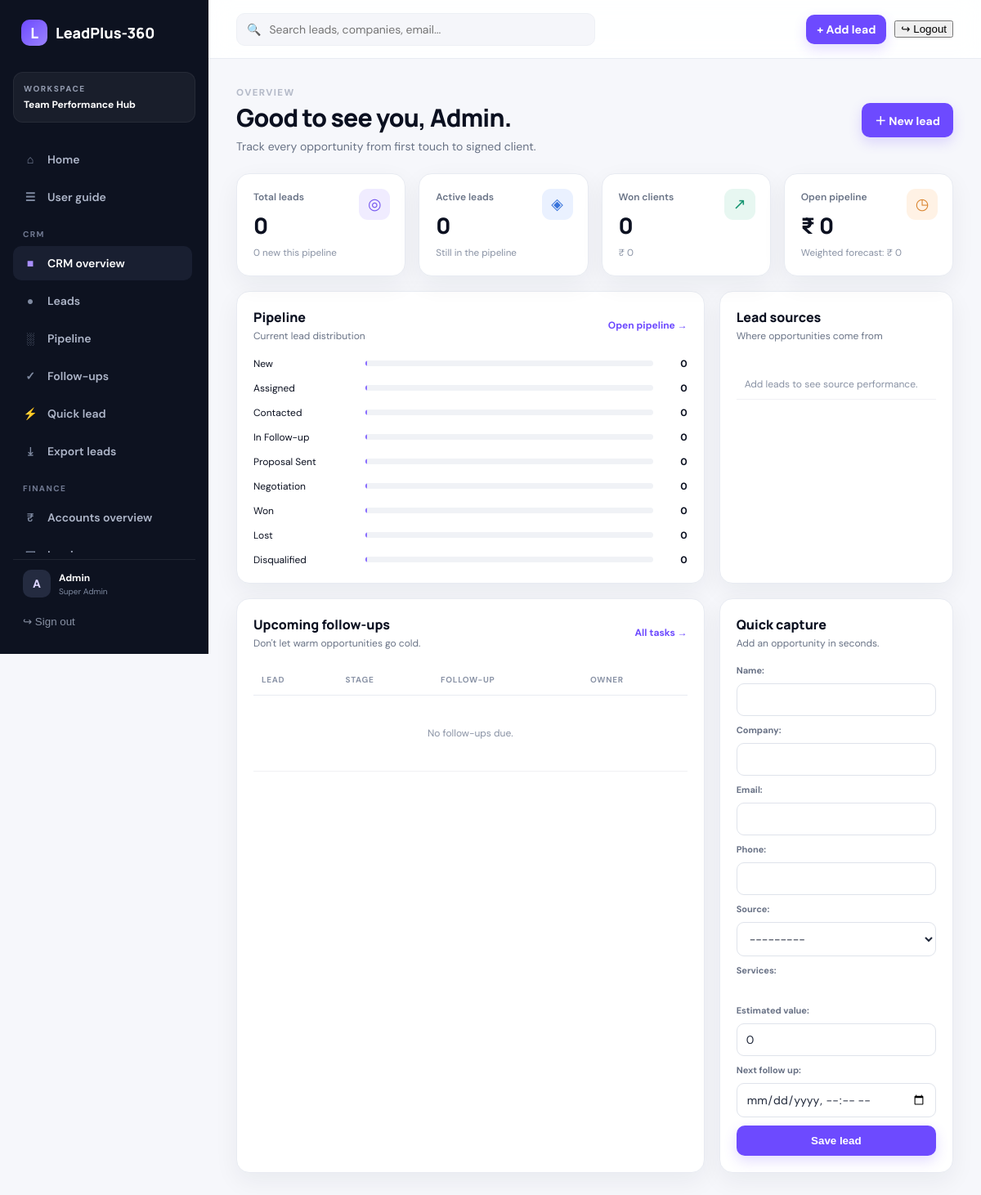
Screenshot of /crm/ (signed in) with the database file from the repository.
### Control/models.py (models this page shows, shortened)
class OrganizationSettings(models.Model):
    name = models.CharField(max_length=160, default="LeadPlus-360")
    tagline = models.CharField(max_length=200, blank=True)
    logo = models.ImageField(upload_to="organization/", blank=True, null=True)
    primary_color = models.CharField(max_length=7, default="#6d4aff")
    currency = models.CharField(max_length=3, default="INR")
    tax_id = models.CharField(max_length=80, blank=True)
    billing_email = models.EmailField(blank=True)
    phone = models.CharField(max_length=40, blank=True)
    address = models.TextField(blank=True)
    invoice_prefix = models.CharField(max_length=12, default="INV")
    updated_at = models.DateTimeField(auto_now=True)
    class Meta:
        verbose_name = "Organization settings"
        verbose_name_plural = "Organization settings"
    @classmethod
    def get_solo(cls):
        obj, _ = cls.objects.get_or_create(pk=1)
        return obj

class Role(models.Model):
    name = models.SlugField(max_length=40, unique=True, help_text="Internal key, set once.")
    label = models.CharField(max_length=80)
    description = models.TextField(blank=True)
    level = models.PositiveSmallIntegerField(
        default=100, help_text="Seniority for ordering. Lower numbers are more senior."
    )
    is_active = models.BooleanField(default=True)
    is_system = models.BooleanField(default=False, help_text="Built-in role; cannot be deleted.")
    can_use_crm = models.BooleanField("Can use CRM", default=False)
    sees_all_leads = models.BooleanField("Sees every lead", default=False)
    sees_team_leads = models.BooleanField(
        "Sees leads of direct reports", default=False,
        help_text="Also sees leads owned by employees who report to this user.",
    )
    can_manage_team = models.BooleanField(
        "Team manager", default=False, help_text="Team performance views and data entry."
    )
    can_manage_hr = models.BooleanField(
        "HR access", default=False, help_text="Employees, onboarding, attendance admin, KPIs, TV displays."
    )
    can_manage_accounts = models.BooleanField(
        "Accounts access", default=False, help_text="Customers, invoices, payments, expenses and reports."
    )
    is_privileged = models.BooleanField(
        "Privileged", default=False, help_text="Only a Super Admin may assign this role."
    )
    is_super_admin = models.BooleanField(
        "Super Admin", default=False, help_text="Complete rights, including roles and workflows."
    )
    permissions = models.ManyToManyField(
        "auth.Permission",
        blank=True,
        help_text="Additional permissions granted to users with this role.",
    )
    class Meta:
        ordering = ["level", "label"]

### LeadManager/views.py (the view)
# urls.py: path("", views.dashboard, name="accounts_dashboard"),
@crm_required
def dashboard(request):
    today = timezone.localdate()
    leads = scoped_leads(request.user)
    open_leads = leads.exclude(stage__in=CLOSED_STAGES)
    weighted = ExpressionWrapper(
        F("estimated_value") * F("probability") / 100,
        output_field=DecimalField(max_digits=14, decimal_places=2),
    )
    counts = dict(leads.values_list("stage").annotate(c=Count("id")))
    context = {
        "total_leads": leads.count(),
        "new_leads": counts.get("new", 0),
        "active_leads": open_leads.count(),
        "won": counts.get("won", 0),
        "lost": counts.get("lost", 0),
        "pipeline_value": open_leads.aggregate(v=Sum("estimated_value"))["v"] or Decimal("0"),
        "weighted_pipeline": open_leads.aggregate(v=Sum(weighted))["v"] or Decimal("0"),
        "won_value": leads.filter(stage="won").aggregate(v=Sum("estimated_value"))["v"] or Decimal("0"),
        "followups": open_leads.filter(next_follow_up__date__lte=today).select_related("owner").order_by("next_follow_up")[:8],
        "stage_counts": [{"key": k, "label": l, "count": counts.get(k, 0)} for k, l in Lead.STAGES],
        "source_counts": leads.values("source__name").annotate(total=Count("id")).order_by("-total")[:8],
        "quick_form": QuickLeadForm(),
    }
    return render(request, "leads/dashboard.html", context)

### LeadManager/forms.py
class QuickLeadForm(forms.ModelForm):
    class Meta:
        model = Lead
        fields = ["name", "company", "email", "phone", "source", "services",
                  "estimated_value", "next_follow_up"]
        widgets = {
            "next_follow_up": DateTimeLocalInput(format="%Y-%m-%dT%H:%M"),
            "services": forms.CheckboxSelectMultiple,
        }
    def __init__(self, *args, **kwargs):
        super().__init__(*args, **kwargs)
        self.fields["source"].queryset = LeadSource.objects.filter(is_active=True)
        self.fields["services"].queryset = Service.objects.filter(is_active=True)
        for f in self.fields.values():
            if not isinstance(f.widget, forms.CheckboxSelectMultiple):
                f.widget.attrs.setdefault("class", "form-control")
        for name in ["source", "services"]:
            if name in self.fields and not isinstance(self.fields[name].widget, forms.CheckboxSelectMultiple):
                self.fields[name].widget.attrs["class"] = "form-select"

### Control/context_processors.py (called while the page is built)
def navigation(request):
    user = request.user
    if not user.is_authenticated:
        return {"organization": OrganizationSettings.get_solo()}
    profile = getattr(user, "profile", None)
    return {
        "nav": {
            "crm": can_use_crm(user),
            "accounts": can_manage_accounts(user),
            "hr": is_hr(user),
            "admin": is_admin(user),
            "manager": can_manage_team(user),
            "staff": user.is_staff,
            "role_label": (profile.role.label if profile and profile.role_id else ("Administrator" if user.is_superuser else "Team member")),
            "employee": getattr(user, "employee", None),
        }, "organization": OrganizationSettings.get_solo(),
    }

### Control/permissions.py (called while the page is built)
def has_flag(user, flag):
    if not getattr(user, "is_authenticated", False):
        return False
    if user.is_superuser:
        return True
    role = role_of(user)
    return bool(role and getattr(role, flag))

def is_admin(user):
    return has_flag(user, "is_super_admin")

def is_hr(user):
    return has_flag(user, "can_manage_hr")

def can_use_crm(user):
    return has_flag(user, "can_use_crm")

def can_manage_team(user):
    return has_flag(user, "can_manage_team")

def sees_all_leads(user):
    return has_flag(user, "sees_all_leads")

def can_manage_accounts(user):
    return has_flag(user, "can_manage_accounts")

### LeadManager/templates/leads/dashboard.html
{% extends "leadplus_base.html" %}{% block title %}Dashboard · LeadPlus-360{% endblock %}
{% block content %}
<div class="page-head"><div><span class="eyebrow">OVERVIEW</span><h1>Good to see you, {{ request.user.first_name|default:request.user.username }}.</h1><p>Track every opportunity from first touch to signed client.</p></div><a class="primary-btn" href="{% url 'lead_create' %}">＋ New lead</a></div>
<div class="metric-grid">
 <div class="metric"><div class="metric-icon purple">◎</div><span>Total leads</span><strong>{{ total_leads }}</strong><small>{{ new_leads }} new this pipeline</small></div>
 <div class="metric"><div class="metric-icon blue">◈</div><span>Active leads</span><strong>{{ active_leads }}</strong><small>Still in the pipeline</small></div>
 <div class="metric"><div class="metric-icon green">↗</div><span>Won clients</span><strong>{{ won }}</strong><small>₹ {{ won_value|floatformat:0 }}</small></div>
 <div class="metric"><div class="metric-icon orange">◷</div><span>Open pipeline</span><strong>₹ {{ pipeline_value|floatformat:0 }}</strong><small>Weighted forecast: ₹ {{ weighted_pipeline|floatformat:0 }}</small></div>
</div>
<div class="grid-2-1">
<section class="card"><div class="card-head"><div><h2>Pipeline</h2><p>Current lead distribution</p></div><a href="{% url 'pipeline' %}" class="text-link">Open pipeline →</a></div>
<div class="stage-bars">{% for x in stage_counts %}<div class="stage-row"><span>{{ x.label }}</span><div class="bar"><i style="width:{% widthratio x.count total_leads 100 %}%"></i></div><b>{{ x.count }}</b></div>{% endfor %}</div></section>
<section class="card"><div class="card-head"><div><h2>Lead sources</h2><p>Where opportunities come from</p></div></div>
<div class="source-list">{% for x in source_counts %}<div><span>{{ x.source__name|default:"Unassigned" }}</span><b>{{ x.total }}</b></div>{% empty %}<div class="empty">Add leads to see source performance.</div>{% endfor %}</div></section>
</div>
<div class="grid-2-1">
<section class="card"><div class="card-head"><div><h2>Upcoming follow-ups</h2><p>Don't let warm opportunities go cold.</p></div><a href="{% url 'tasks' %}" class="text-link">All tasks →</a></div>
<div class="table-wrap"><table><thead><tr><th>Lead</th><th>Stage</th><th>Follow-up</th><th>Owner</th></tr></thead><tbody>
{% for lead in followups %}<tr><td><a class="lead-name" href="{% url 'lead_detail' lead.id %}">{{ lead.name }}<small>{{ lead.company }}</small></a></td><td><span class="pill {{ lead.stage }}">{{ lead.get_stage_display }}</span></td><td>{{ lead.next_follow_up|date:"d M, H:i" }}</td><td>{{ lead.owner.username|default:"—" }}</td></tr>{% empty %}<tr><td colspan="4"><div class="empty">No follow-ups due.</div></td></tr>{% endfor %}
</tbody></table></div></section>
<section class="card"><div class="card-head"><div><h2>Quick capture</h2><p>Add an opportunity in seconds.</p></div></div>
<form method="post" action="{% url 'quick_lead' %}" class="quick-form">{% csrf_token %}{{ quick_form.as_p }}<button class="primary-btn full">Save lead</button></form></section>
</div>
{% endblock %}

### templates/leadplus_base.html (shortened to what this page needs)
{% load static %}
<!doctype html><html lang="en"><head>
<link rel="stylesheet" href="{% static 'leadplus/app.css' %}">
<link rel="stylesheet" href="{% static 'leadplus/modules.css' %}?v=2">
<link rel="stylesheet" href="{% static 'leadplus/accounts.css' %}">
</head><body>
{% with url=request.resolver_match.url_name %}
<div class="app-shell">
<aside class="sidebar" id="sidebar">
  <a class="brand" href="{% url 'home' %}">{% if organization.logo %}<img class="brand-logo" src="{{ organization.logo.url }}" alt="{{ organization.name }}">{% else %}<span class="brand-mark">{{ organization.name|first|upper }}</span>{% endif %}<span>{{ organization.name }}</span></a>
  <div class="workspace"><small>WORKSPACE</small><strong>Team Performance Hub</strong></div>
<nav>
    <a class="{% if url == 'home' %}active{% endif %}" href="{% url 'home' %}"><i>⌂</i> Home</a>
    <a class="{% if url == 'guide' %}active{% endif %}" href="{% url 'guide' %}"><i>☰</i> User guide</a>
    {% if nav.crm %}
    <div class="nav-label">CRM</div>
    <a class="{% if url == 'leadplus_dashboard' %}active{% endif %}" href="{% url 'leadplus_dashboard' %}"><i>■</i> CRM overview</a>
    <a class="{% if url == 'leads' or url == 'lead_detail' or url == 'lead_edit' or url == 'lead_create' %}active{% endif %}" href="{% url 'leads' %}"><i>●</i> Leads</a>
    <a class="{% if url == 'pipeline' %}active{% endif %}" href="{% url 'pipeline' %}"><i>░</i> Pipeline</a>
    <a class="{% if url == 'tasks' or url == 'add_task' %}active{% endif %}" href="{% url 'tasks' %}"><i>✓</i> Follow-ups</a>
    <a class="{% if url == 'quick_lead' %}active{% endif %}" href="{% url 'quick_lead' %}"><i>⚡</i> Quick lead</a>
    <a class="{% if url == 'export_leads' %}active{% endif %}" href="{% url 'export_leads' %}"><i>⤓</i> Export leads</a>
    {% endif %}
    {% if nav.accounts %}
    <div class="nav-label">Finance</div>
    <a class="{% if url == 'accounts_dashboard' %}active{% endif %}" href="{% url 'accounts_dashboard' %}"><i>₹</i> Accounts overview</a>
    <a class="{% if url == 'account_invoices' or url == 'account_invoice_create' or url == 'account_invoice_detail' %}active{% endif %}" href="{% url 'account_invoices' %}"><i>▣</i> Invoices</a>
    {% endif %}
  </nav>
  <div class="sidebar-bottom">
    <a class="user-mini" href="{% url 'profile' %}"><span class="avatar">{{ request.user.username|first|upper }}</span><div><b>{{ request.user.get_full_name|default:request.user.username }}</b><small>{{ nav.role_label|default:"Team member" }}</small></div></a>
    <form action="{% url 'logout' %}" method="post">{% csrf_token %}<button type="submit" class="logout">↪ Sign out</button></form>
  </div>
</aside>
<main class="main">
<header class="topbar"><button class="mobile-menu" onclick="document.getElementById('sidebar').classList.toggle('open')">☰</button>
 {% if nav.crm %}<div class="top-search">🔍 <input id="globalSearch" placeholder="Search leads, companies, email..." autocomplete="off"></div>{% else %}<div class="top-search"></div>{% endif %}
 <div class="top-actions">{% if nav.crm %}<a class="primary-btn small" href="{% url 'lead_create' %}">+ Add lead</a>{% endif %}<form action="{% url 'logout' %}" method="post" class="top-logout-form">{% csrf_token %}<button type="submit" class="top-logout">↪ Logout</button></form></div>
</header>
<div class="content">
{% block content %}{% endblock %}
</div>
</main></div>
{% endwith %}
</body></html>

### LeadManager/static/leadplus/modules.css (style rules this page uses)
.nav-label { font-size:10px;font-weight:800;letter-spacing:1.4px;color:#6f7890;margin:14px 12px 4px;text-transform:uppercase }
.user-mini { text-decoration:none }
.form-control,.lead-form select,.lead-form input[type=text],.filters select { width:100%;padding:10px 12px;border:1px solid #dfe3eb;border-radius:10px;font:inherit;background:#fff }
.page-head { display:flex;justify-content:space-between;align-items:center;gap:20px;margin-bottom:24px }
.page-head h1 { margin:.15rem 0 .35rem }
.eyebrow { font-size:.72rem;letter-spacing:.12em;font-weight:800;opacity:.65 }

### rows the page displays
OrganizationSettings: name|first "L", name "LeadPlus-360"
Role: role_label "Super Admin"

### other values shown
{{ request.user.username|first|upper }} "A"
{{ request.user.get_full_name|default:request.user.username }} "Admin"
{{ request.user.first_name|default:request.user.username }} "Admin"
{{ total_leads }} "0"
{{ new_leads }} "0"
{{ active_leads }} "0"
{{ won }} "0"
{{ won_value|floatformat:0 }} "0"
{{ pipeline_value|floatformat:0 }} "0"
{{ weighted_pipeline|floatformat:0 }} "0"
{{ x.label }} "New" "Assigned" "Contacted" "In Follow-up" "Proposal Sent" "Negotiation" "Won" "Lost" "Disqualified"
{{ x.count }} "0" "0" "0" "0" "0" "0" "0" "0" "0"
